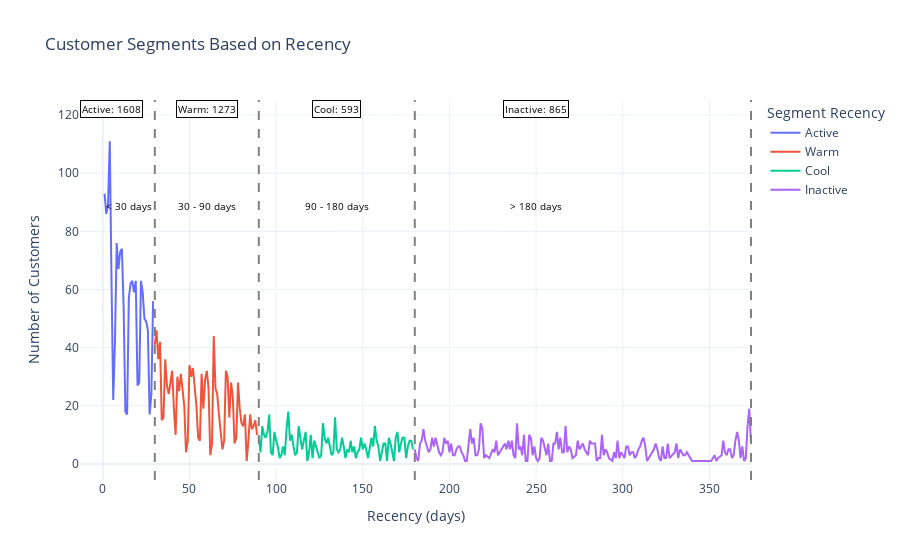

The code cell stored with this chart in its notebook:
### Code cell
# Menghitung jumlah pelanggan per Recency dan SegmentRecency
line_chart_data = RFM_pred.groupby(['Recency', 'SegmentRecency']).size().reset_index(name='CustomerCount')

# Menghitung jumlah total pelanggan per SegmentRecency
total_segments = RFM_pred['SegmentRecency'].value_counts().to_dict()

# Membuat line chart menggunakan Plotly
fig = px.line(line_chart_data, x='Recency', y='CustomerCount', color='SegmentRecency', title='Customer Segments Based on Recency')

# Menambahkan garis vertikal untuk membedakan setiap segment recency
fig.add_vline(x=30, line=dict(color='grey', dash='dash'))
fig.add_vline(x=90, line=dict(color='grey', dash='dash'))
fig.add_vline(x=180, line=dict(color='grey', dash='dash'))
fig.add_vline(x=line_chart_data['Recency'].max(), line=dict(color='grey', dash='dash'))

# Menambahkan anotasi jarak garis untuk setiap segmen
fig.add_annotation(x=15, y=max(line_chart_data['CustomerCount']) * 0.8, text='< 30 days', showarrow=False, font=dict(color='black', size=10))
fig.add_annotation(x=60, y=max(line_chart_data['CustomerCount']) * 0.8, text='30 - 90 days', showarrow=False, font=dict(color='black', size=10))
fig.add_annotation(x=135, y=max(line_chart_data['CustomerCount']) * 0.8, text='90 - 180 days', showarrow=False, font=dict(color='black', size=10))
fig.add_annotation(x=250, y=max(line_chart_data['CustomerCount']) * 0.8, text='> 180 days', showarrow=False, font=dict(color='black', size=10))

# Menambahkan anotasi jumlah total pelanggan untuk setiap segment recency dengan border
fig.add_annotation(x=5, y=max(line_chart_data['CustomerCount']) * 1.1, text=f'Active: {total_segments.get("Active", 0)}', showarrow=False, font=dict(color='black', size=10), bgcolor='white', opacity=1, bordercolor='black', borderwidth=1)
fig.add_annotation(x=60, y=max(line_chart_data['CustomerCount']) * 1.1, text=f'Warm: {total_segments.get("Warm", 0)}', showarrow=False, font=dict(color='black', size=10), bgcolor='white', opacity=1, bordercolor='black', borderwidth=1)
fig.add_annotation(x=135, y=max(line_chart_data['CustomerCount']) * 1.1, text=f'Cool: {total_segments.get("Cool", 0)}', showarrow=False, font=dict(color='black', size=10), bgcolor='white', opacity=1, bordercolor='black', borderwidth=1)
fig.add_annotation(x=250, y=max(line_chart_data['CustomerCount']) * 1.1, text=f'Inactive: {total_segments.get("Inactive", 0)}', showarrow=False, font=dict(color='black', size=10), bgcolor='white', opacity=1, bordercolor='black', borderwidth=1)

fig.update_layout(
    xaxis_title='Recency (days)',
    yaxis_title='Number of Customers',
    legend_title='Segment Recency',
    template='plotly_white'
)

fig.show()

### Figure 1 — Plotly figure (JSON) as saved in the notebook; plotly's stock layout.template omitted (floating-point values rounded to 4 significant figures; data arrays with more than 128 entries replaced by an {"elided": "..."} marker saying what was removed)
{"data": [{"hovertemplate": "SegmentRecency=Active<br>Recency=%{x}<br>CustomerCount=%{y}<extra></extra>", "legendgroup": "Active", "line": {"color": "#636efa", "dash": "solid"}, "marker": {"symbol": "circle"}, "mode": "lines", "name": "Active", "orientation": "v", "showlegend": true, "type": "scatter", "x": [1, 2, 3, 4, 5, 6, 7, 8, 9, 10, 11, 12, 13, 14, 15, 16, 17, 18, 19, 20, 21, 22, 23, 24, 25, 26, 27, 28, 29], "xaxis": "x", "y": [93, 86, 89, 111, 63, 22, 42, 76, 67, 73, 74, 54, 18, 17, 57, 62, 63, 59, 63, 27, 28, 63, 59, 50, 49, 46, 17, 24, 56], "yaxis": "y"}, {"hovertemplate": "SegmentRecency=Warm<br>Recency=%{x}<br>CustomerCount=%{y}<extra></extra>", "legendgroup": "Warm", "line": {"color": "#EF553B", "dash": "solid"}, "marker": {"symbol": "circle"}, "mode": "lines", "name": "Warm", "orientation": "v", "showlegend": true, "type": "scatter", "x": [30, 31, 32, 33, 34, 35, 36, 37, 38, 39, 40, 41, 42, 43, 44, 45, 46, 47, 48, 49, 50, 51, 52, 53, 54, 55, 56, 57, 58, 59, 60, 61, 62, 63, 64, 65, 66, 67, 68, 69, 70, 71, 72, 73, 74, 75, 76, 77, 78, 79, 80, 81, 82, 83, 84, 85, 86, 87, 88, 89], "xaxis": "x", "y": [41, 46, 36, 42, 15, 16, 36, 27, 24, 29, 32, 19, 10, 30, 25, 31, 26, 20, 4, 8, 34, 30, 33, 27, 20, 9, 8, 31, 19, 29, 32, 26, 3, 7, 44, 26, 24, 17, 12, 5, 8, 32, 30, 16, 28, 23, 7, 9, 28, 19, 14, 13, 17, 1, 8, 17, 12, 13, 15, 10], "yaxis": "y"}, {"hovertemplate": "SegmentRecency=Cool<br>Recency=%{x}<br>CustomerCount=%{y}<extra></extra>", "legendgroup": "Cool", "line": {"color": "#00cc96", "dash": "solid"}, "marker": {"symbol": "circle"}, "mode": "lines", "name": "Cool", "orientation": "v", "showlegend": true, "type": "scatter", "x": [90, 91, 92, 93, 94, 95, 96, 97, 98, 99, 100, 101, 102, 103, 104, 105, 106, 107, 108, 109, 110, 111, 112, 113, 114, 115, 116, 117, 118, 119, 120, 121, 122, 123, 124, 125, 126, 127, 128, 129, 130, 131, 132, 133, 134, 135, 136, 137, 138, 139, 140, 141, 142, 143, 144, 145, 146, 147, 148, 149, 150, 151, 152, 153, 154, 155, 156, 157, 158, 159, 160, 161, 162, 163, 164, 165, 166, 168, 169, 170, 171, 172, 173, 174, 175, 176, 177, 178, 179], "xaxis": "x", "y": [9, 4, 13, 10, 9, 11, 17, 4, 3, 11, 8, 6, 2, 3, 6, 3, 12, 18, 8, 10, 6, 3, 4, 13, 9, 5, 8, 11, 1, 4, 10, 2, 8, 6, 4, 2, 3, 14, 9, 7, 9, 6, 3, 4, 16, 5, 4, 5, 9, 6, 2, 5, 4, 8, 4, 6, 2, 4, 5, 9, 5, 7, 5, 2, 5, 9, 6, 13, 8, 6, 1, 4, 7, 7, 1, 9, 7, 1, 9, 11, 4, 7, 9, 9, 2, 6, 8, 8, 5], "yaxis": "y"}, {"hovertemplate": "SegmentRecency=Inactive<br>Recency=%{x}<br>CustomerCount=%{y}<extra></extra>", "legendgroup": "Inactive", "line": {"color": "#ab63fa", "dash": "solid"}, "marker": {"symbol": "circle"}, "mode": "lines", "name": "Inactive", "orientation": "v", "showlegend": true, "type": "scatter", "x": {"elided": "171 int values"}, "xaxis": "x", "y": {"elided": "171 int values"}, "yaxis": "y"}], "layout": {"annotations": [{"font": {"color": "black", "size": 10}, "showarrow": false, "text": "< 30 days", "x": 15, "y": 88.8}, {"font": {"color": "black", "size": 10}, "showarrow": false, "text": "30 - 90 days", "x": 60, "y": 88.8}, {"font": {"color": "black", "size": 10}, "showarrow": false, "text": "90 - 180 days", "x": 135, "y": 88.8}, {"font": {"color": "black", "size": 10}, "showarrow": false, "text": "> 180 days", "x": 250, "y": 88.8}, {"bgcolor": "white", "bordercolor": "black", "borderwidth": 1, "font": {"color": "black", "size": 10}, "opacity": 1, "showarrow": false, "text": "Active: 1608", "x": 5, "y": 122.1}, {"bgcolor": "white", "bordercolor": "black", "borderwidth": 1, "font": {"color": "black", "size": 10}, "opacity": 1, "showarrow": false, "text": "Warm: 1273", "x": 60, "y": 122.1}, {"bgcolor": "white", "bordercolor": "black", "borderwidth": 1, "font": {"color": "black", "size": 10}, "opacity": 1, "showarrow": false, "text": "Cool: 593", "x": 135, "y": 122.1}, {"bgcolor": "white", "bordercolor": "black", "borderwidth": 1, "font": {"color": "black", "size": 10}, "opacity": 1, "showarrow": false, "text": "Inactive: 865", "x": 250, "y": 122.1}], "legend": {"title": {"text": "Segment Recency"}, "tracegroupgap": 0}, "shapes": [{"line": {"color": "grey", "dash": "dash"}, "type": "line", "x0": 30, "x1": 30, "xref": "x", "y0": 0, "y1": 1, "yref": "y domain"}, {"line": {"color": "grey", "dash": "dash"}, "type": "line", "x0": 90, "x1": 90, "xref": "x", "y0": 0, "y1": 1, "yref": "y domain"}, {"line": {"color": "grey", "dash": "dash"}, "type": "line", "x0": 180, "x1": 180, "xref": "x", "y0": 0, "y1": 1, "yref": "y domain"}, {"line": {"color": "grey", "dash": "dash"}, "type": "line", "x0": 374, "x1": 374, "xref": "x", "y0": 0, "y1": 1, "yref": "y domain"}], "title": {"text": "Customer Segments Based on Recency"}, "xaxis": {"anchor": "y", "domain": [0, 1], "title": {"text": "Recency (days)"}}, "yaxis": {"anchor": "x", "domain": [0, 1], "title": {"text": "Number of Customers"}}}}
